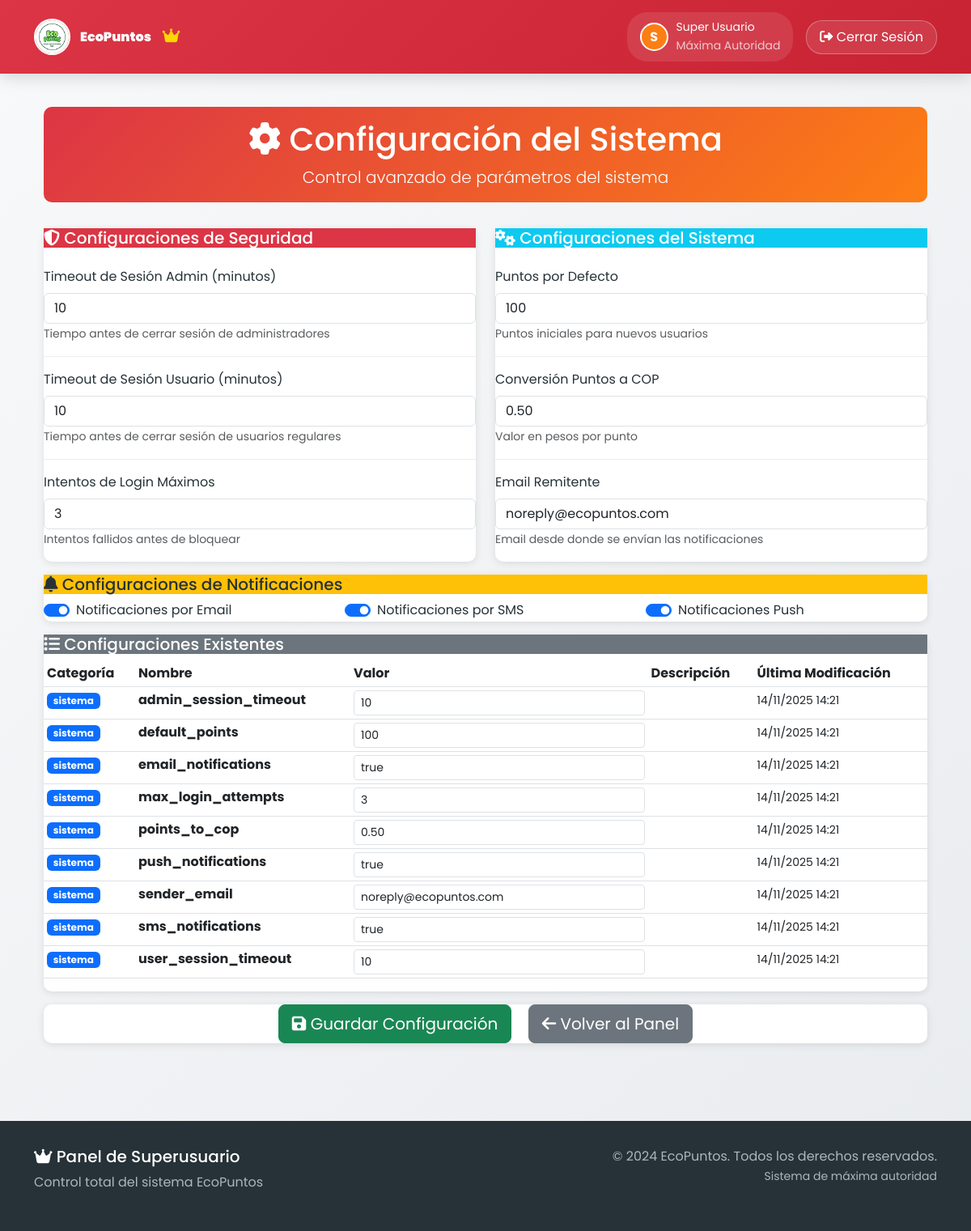
Page /superuser/configuracion/ (signed in) on the committed database.
### core/models.py (models this page shows, shortened)
class Usuario(AbstractUser):
    ROLES = (
        ('superuser', 'Superusuario'),
        ('admin', 'Administrador'),
        ('conductor', 'Conductor'),
        ('user', 'Usuario Regular'),
    )
    LEVELS = (
        ('guardian_verde', 'Guardián Verde'),
        ('defensor_planeta', 'Defensor del Planeta'),
        ('heroe_eco', 'Héroe Eco'),
        ('embajador_ambiental', 'Embajador Ambiental'),
        ('leyenda_sustentable', 'Leyenda Sustentable'),
    )
    role = models.CharField(max_length=10, choices=ROLES, default='user')
    level = models.CharField(max_length=25, choices=LEVELS, default='guardian_verde')
    puntos = models.IntegerField(default=0)
    puntos_juego = models.IntegerField(default=0)  # Puntos acumulados en juegos de plásticos
    puntos_juego_vidrios = models.IntegerField(default=0)  # Puntos acumulados en juegos de vidrios
    puntos_juego_papel = models.IntegerField(default=0)  # Puntos acumulados en el juego de papel y cartón
    puntos_juego_metales = models.IntegerField(default=0)  # Puntos acumulados en el juego de metales
    telefono = models.CharField(max_length=20, blank=True, null=True)
    direccion = models.CharField(max_length=255, blank=True, null=True)
    fecha_registro = models.DateTimeField(auto_now_add=True)
    password_reset_token = models.CharField(max_length=100, blank=True, null=True)
    password_reset_expires = models.DateTimeField(null=True, blank=True)
    testimonio = models.TextField("Testimonio", blank=True, null=True)
    notificaciones_email = models.BooleanField(default=True)
    notificaciones_push = models.BooleanField(default=False)
    perfil_publico = models.BooleanField(default=True)
    mostrar_puntos = models.BooleanField(default=True)
    foto_perfil = models.ImageField(upload_to='fotos_perfil/', null=True, blank=True)
    suspended = models.BooleanField(default=False, help_text="Usuario suspendido permanentemente")
    terminos_aceptados = models.BooleanField(default=False, help_text="Usuario ha aceptado los términos y condiciones")
    fecha_aceptacion_terminos = models.DateTimeField(null=True, blank=True, help_text="Fecha cuando aceptó los términos")
    email_verificado = models.BooleanField(default=False, help_text="Email verificado con código 2FA")
    codigo_verificacion = models.CharField(max_length=6, blank=True, null=True, help_text="Código de verificación 2FA")
    codigo_verificacion_expira = models.DateTimeField(null=True, blank=True, help_text="Expiración del código 2FA")
    intentos_verificacion = models.IntegerField(default=0, help_text="Intentos fallidos de verificación")
    verificacion_bloqueada_hasta = models.DateTimeField(null=True, blank=True, help_text="Bloqueo temporal por intentos fallidos")
    email = models.EmailField(unique=True)
    class Meta:
        verbose_name = 'Usuario'
        verbose_name_plural = 'Usuarios'

class Configuracion(models.Model):
    CATEGORIAS = (
        ('general', 'General'),
        ('sesiones', 'Sesiones'),
        ('seguridad', 'Seguridad'),
    )
    categoria = models.CharField(max_length=50, choices=CATEGORIAS, default='general')
    nombre = models.CharField(max_length=100, unique=True)
    valor = models.TextField()
    descripcion = models.TextField(blank=True)
    fecha_creacion = models.DateTimeField(auto_now_add=True)
    fecha_modificacion = models.DateTimeField(auto_now=True)
    class Meta:
        verbose_name = 'Configuración'
        verbose_name_plural = 'Configuraciones'
        ordering = ['categoria', 'nombre']

### core/views_superuser.py (the view, shortened to what this page needs)
# urls.py: path('superuser/configuracion/', views_superuser.configuracion_sistema_superuser, name='configuracion_sistema_superuser'),
@require_superuser
def configuracion_sistema_superuser(request):
    from .models import Configuracion
    configs = Configuracion.objects.all().order_by('categoria', 'nombre')
    config_dict = {config.nombre: config.valor for config in configs}
    print("=" * 50)
    print("DEBUG: Valores cargados desde BD")
    for key, value in config_dict.items():
        print(f"  {key}: {value}")
    print("=" * 50)
    defaults = {
        'admin_session_timeout': '10',
        'user_session_timeout': '15',
        'max_login_attempts': '3',
        'default_points': '100',
        'points_to_cop': '0.50',
        'sender_email': 'noreply@ecopuntos.com',
        'email_notifications': 'true',
        'sms_notifications': 'false',
        'push_notifications': 'true',
    }
    for key, default_value in defaults.items():
        if key not in config_dict:
            config_dict[key] = default_value
    context = {
        'configs': configs,
        'config_values': config_dict,
    }
    return render(request, 'core/superuser/configuracion_sistema.html', context)

### core/templates/core/superuser/configuracion_sistema.html (shortened to what this page needs)
{% extends 'core/superuser/base_superuser.html' %}
{% load static %}
{% block content %}
<div class="container-fluid">
    <div class="superuser-header text-center">
        <div class="container">
            <h1><i class="fas fa-cog"></i> Configuración del Sistema</h1>
            <p class="lead mb-0">Control avanzado de parámetros del sistema</p>
        </div>
    </div>
    <form method="POST">
        <div class="row">
            <div class="col-lg-6">
                <div class="config-card">
                    <div class="card-header bg-danger text-white">
                        <h5><i class="fas fa-shield-alt"></i> Configuraciones de Seguridad</h5>
                    </div>
                    <div class="card-body">
                        <div class="config-section">
                            <label class="form-label">Timeout de Sesión Admin (minutos)</label>
                            <input type="number" class="form-control" name="config_admin_session_timeout"
                                   value="{{ config_values.admin_session_timeout }}" min="1" max="120">
                            <small class="text-muted">Tiempo antes de cerrar sesión de administradores</small>
                        </div>
                        <div class="config-section">
                            <label class="form-label">Timeout de Sesión Usuario (minutos)</label>
                            <input type="number" class="form-control" name="config_user_session_timeout"
                                   value="{{ config_values.user_session_timeout }}" min="1" max="180">
                            <small class="text-muted">Tiempo antes de cerrar sesión de usuarios regulares</small>
                        </div>
                        <div class="config-section">
                            <label class="form-label">Intentos de Login Máximos</label>
                            <input type="number" class="form-control" name="config_max_login_attempts"
                                   value="{{ config_values.max_login_attempts }}" min="3" max="10">
                            <small class="text-muted">Intentos fallidos antes de bloquear</small>
                        </div>
                    </div>
                </div>
            </div>
            <div class="col-lg-6">
                <div class="config-card">
                    <div class="card-header bg-info text-white">
                        <h5><i class="fas fa-cogs"></i> Configuraciones del Sistema</h5>
                    </div>
                    <div class="card-body">
                        <div class="config-section">
                            <label class="form-label">Puntos por Defecto</label>
                            <input type="number" class="form-control" name="config_default_points"
                                   value="{{ config_values.default_points }}" min="0" max="1000">
                            <small class="text-muted">Puntos iniciales para nuevos usuarios</small>
                        </div>
                        <div class="config-section">
                            <label class="form-label">Conversión Puntos a COP</label>
                            <input type="number" step="0.01" class="form-control" name="config_points_to_cop"
                                   value="{{ config_values.points_to_cop }}" min="0.01" max="10">
                            <small class="text-muted">Valor en pesos por punto</small>
                        </div>
                        <div class="config-section">
                            <label class="form-label">Email Remitente</label>
                            <input type="email" class="form-control" name="config_sender_email"
                                   value="{{ config_values.sender_email }}">
                            <small class="text-muted">Email desde donde se envían las notificaciones</small>
                        </div>
                    </div>
                </div>
            </div>
        </div>
        <div class="row">
            <div class="col-lg-12">
                <div class="config-card">
                    <div class="card-header bg-warning">
                        <h5><i class="fas fa-bell"></i> Configuraciones de Notificaciones</h5>
                    </div>
                    <div class="card-body">
                        <div class="row">
                            <div class="col-md-4">
                                <div class="form-check form-switch">
                                    <input class="form-check-input" type="checkbox" id="emailNotifications"
                                           name="config_email_notifications" value="true" {% if config_values.email_notifications == 'true' %}checked{% endif %}>
                                    <label class="form-check-label" for="emailNotifications">
                                        Notificaciones por Email
                                    </label>
                                </div>
                            </div>
                            <div class="col-md-4">
                                <div class="form-check form-switch">
                                    <input class="form-check-input" type="checkbox" id="smsNotifications"
                                           name="config_sms_notifications" value="true" {% if config_values.sms_notifications == 'true' %}checked{% endif %}>
                                    <label class="form-check-label" for="smsNotifications">
                                        Notificaciones por SMS
                                    </label>
                                </div>
                            </div>
                            <div class="col-md-4">
                                <div class="form-check form-switch">
                                    <input class="form-check-input" type="checkbox" id="pushNotifications"
                                           name="config_push_notifications" value="true" {% if config_values.push_notifications == 'true' %}checked{% endif %}>
                                    <label class="form-check-label" for="pushNotifications">
                                        Notificaciones Push
                                    </label>
                                </div>
                            </div>
                        </div>
                    </div>
                </div>
            </div>
        </div>
        {% if configs %}
        <div class="row">
            <div class="col-lg-12">
                <div class="config-card">
                    <div class="card-header bg-secondary text-white">
                        <h5><i class="fas fa-list"></i> Configuraciones Existentes</h5>
                    </div>
                    <div class="card-body">
                        <div class="table-responsive">
                            <table class="table table-sm">
                                <thead>
                                    <tr>
                                        <th>Categoría</th>
                                        <th>Nombre</th>
                                        <th>Valor</th>
                                        <th>Descripción</th>
                                        <th>Última Modificación</th>
                                    </tr>
                                </thead>
                                <tbody>
                                    {% for config in configs %}
                                    <tr>
                                        <td>
                                            <span class="badge bg-primary">{{ config.get_categoria_display }}</span>
                                        </td>
                                        <td><strong>{{ config.nombre }}</strong></td>
                                        <td>
                                            <input type="text" class="form-control form-control-sm"
                                                   value="{{ config.valor }}" readonly>
                                        </td>
                                        <td><small>{{ config.descripcion }}</small></td>
                                        <td><small>{{ config.fecha_modificacion|date:"d/m/Y H:i" }}</small></td>
                                    </tr>
                                    {% endfor %}
                                </tbody>
                            </table>
                        </div>
                    </div>
                </div>
            </div>
        </div>
        {% endif %}
        <div class="row">
            <div class="col-md-12">
                <div class="config-card">
                    <div class="card-body text-center">
                        <button type="submit" class="btn btn-success btn-lg me-3" id="btnGuardar">
                            <i class="fas fa-save"></i> Guardar Configuración
                        </button>
                        <a href="{% url 'panel_superuser' %}" class="btn btn-secondary btn-lg">
                            <i class="fas fa-arrow-left"></i> Volver al Panel
                        </a>
                    </div>
                </div>
            </div>
        </div>
    </form>
</div>
{% endblock %}

### core/templates/core/superuser/base_superuser.html (shortened to what this page needs)
{% load static %}
<!DOCTYPE html>
<html lang="es">
<head>
  <link href="https://cdn.jsdelivr.net/npm/bootstrap@5.3.0-alpha1/dist/css/bootstrap.min.css" rel="stylesheet">
  <link rel="stylesheet" href="https://cdnjs.cloudflare.com/ajax/libs/font-awesome/6.4.0/css/all.min.css">
  <link rel="stylesheet" href="https://cdnjs.cloudflare.com/ajax/libs/animate.css/4.1.1/animate.min.css">
</head>
<body>
  <nav class="navbar navbar-expand-lg navbar-superuser">
    <div class="container">
      <a class="navbar-brand-superuser" href="{% url 'panel_superuser' %}">
        <img src="{% static 'core/img/eco.jpg' %}" alt="Logo" class="logo-superuser">
        <div>
          <strong>EcoPuntos</strong>
          <i class="fas fa-crown superuser-crown"></i>
        </div>
      </a>
      <div class="d-flex align-items-center gap-3">
        {% if user.is_authenticated %}
          <div class="user-profile-superuser">
            {% if user.foto_perfil %}
              <img src="{{ user.foto_perfil.url }}?v={{ user.last_login|date:'U'|default:'0' }}" alt="Foto de Perfil" class="user-avatar-superuser">
            {% else %}
              <div class="user-avatar-superuser avatar-nav-superuser">
                {{ user.first_name|first|upper|default:user.username|first|upper }}
              </div>
            {% endif %}
            <div class="d-none d-md-block">
              <small class="d-block">{{ user.get_full_name|default:user.username }}</small>
              <small class="text-light opacity-75">Máxima Autoridad</small>
            </div>
          </div>
          <a href="#" class="btn btn-logout-superuser" data-bs-toggle="modal" data-bs-target="#logoutModal">
            <i class="fas fa-sign-out-alt"></i>
            <span class="d-none d-md-inline"> Cerrar Sesión</span>
          </a>
        {% endif %}
      </div>
    </div>
  </nav>
  <main class="main-content">
    <div class="container">
      {% block content %}{% endblock %}
    </div>
  </main>
  <footer class="footer-superuser">
    <div class="container">
      <div class="row">
        <div class="col-md-6">
          <h5><i class="fas fa-crown"></i> Panel de Superusuario</h5>
          <p class="text-muted">Control total del sistema EcoPuntos</p>
        </div>
        <div class="col-md-6 text-md-end">
          <p class="text-muted mb-0">© 2024 EcoPuntos. Todos los derechos reservados.</p>
          <small class="text-muted">Sistema de máxima autoridad</small>
        </div>
      </div>
    </div>
  </footer>
</body>
</html>

### rows in the picture
Usuario: first_name|first "S", get_full_name "Super Usuario"
Configuracion: config_admin_session_timeout "10", categoria "sistema", nombre "admin_session_timeout", valor "10", fecha_modificacion "14/11/2025 14:21"
Configuracion: config_user_session_timeout "10", categoria "sistema", nombre "user_session_timeout", valor "10", fecha_modificacion "14/11/2025 14:21"
Configuracion: config_default_points "100", categoria "sistema", nombre "default_points", valor "100", fecha_modificacion "14/11/2025 14:21"
Configuracion: config_points_to_cop "0.50", categoria "sistema", nombre "points_to_cop", valor "0.50", fecha_modificacion "14/11/2025 14:21"
Configuracion: config_sender_email "noreply@ecopuntos.com", categoria "sistema", nombre "sender_email", valor "noreply@ecopuntos.com", fecha_modificacion "14/11/2025 14:21"
Configuracion: valor "☑", categoria "sistema", nombre "email_notifications", valor "true", fecha_modificacion "14/11/2025 14:21"
Configuracion: valor "☑", categoria "sistema", nombre "sms_notifications", valor "true", fecha_modificacion "14/11/2025 14:21"
Configuracion: valor "☑", categoria "sistema", nombre "push_notifications", valor "true", fecha_modificacion "14/11/2025 14:21"
Configuracion: categoria "sistema", nombre "max_login_attempts", valor "3", fecha_modificacion "14/11/2025 14:21"
